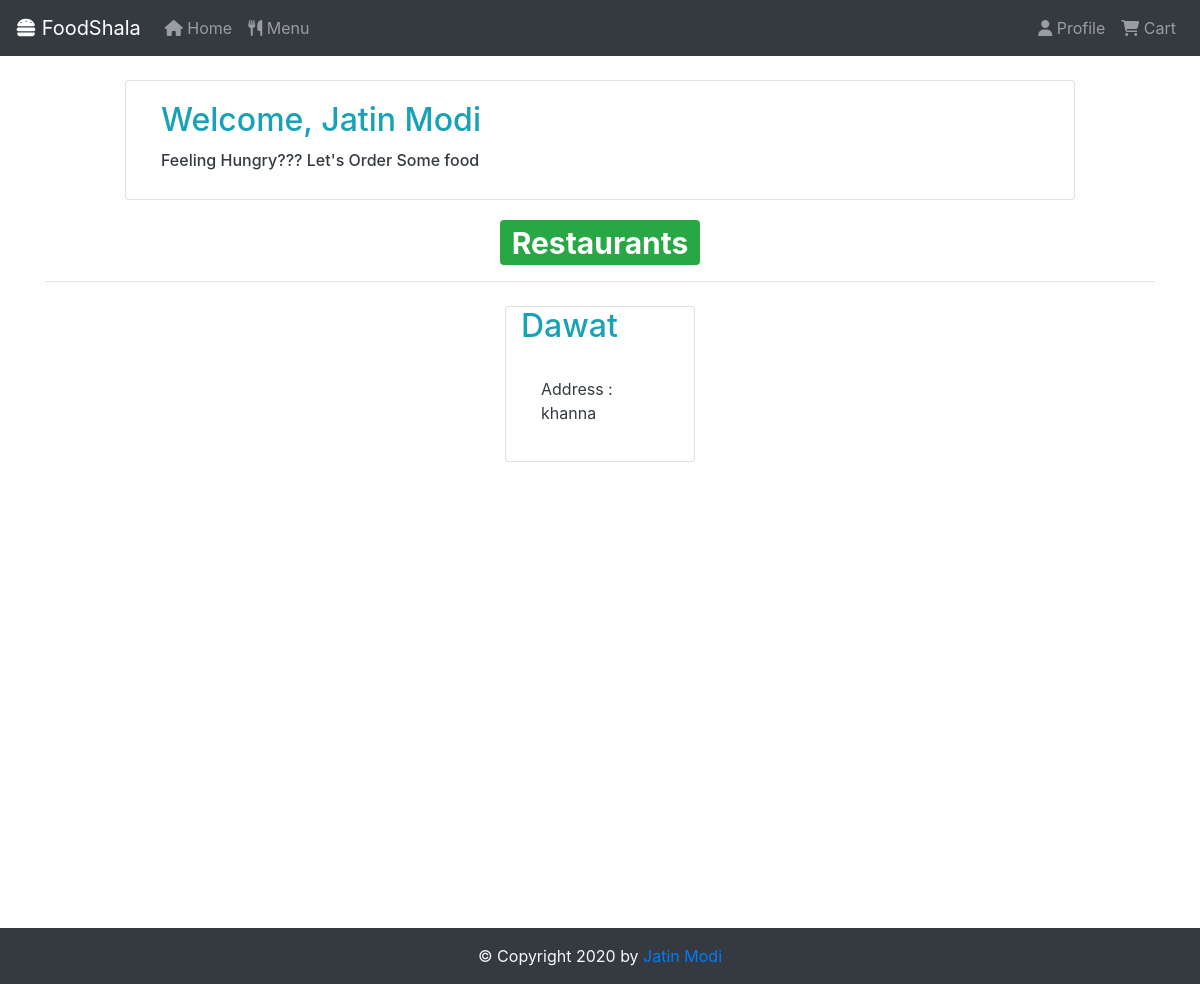
/home (signed in), run on an earlier commit of the app's database.
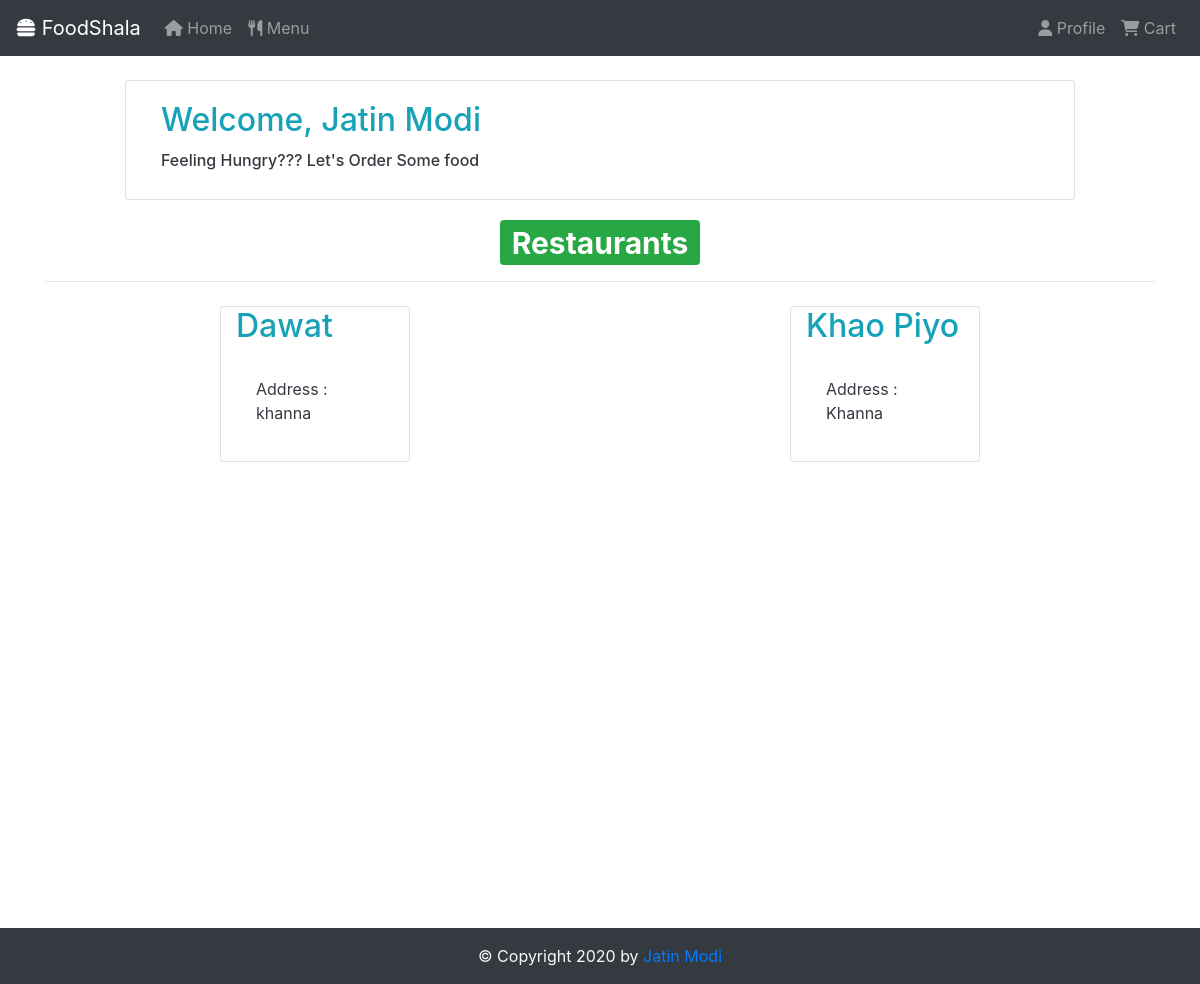
And on a later commit of the database.
### app.py (models this page shows)
class Restaurants(db.Model):
	__tablename__ = 'restaurants'
	id = db.Column(db.Integer,primary_key=True)
	name = db.Column(db.String)
	ownerFirstName = db.Column(db.String)
	ownerLastName = db.Column(db.String)
	email = db.Column(db.String)
	address = db.Column(db.String)
	password = db.Column(db.String)
	mobile = db.Column(db.String)

### app.py (the view)
@app.route("/home")
def home():
	if checkSession():
		user = Users.query.filter_by(email=session['email']).first()
		restaurants = Restaurants.query.all()
		return render_template("home.html",user=user,restaurants=restaurants)
	return redirect("/customerlogin")

### app.py (called while the page is built)
def checkSession():
	if 'email' in session:
		return True
	return False

### templates/home.html
{% include "header.html" %}
<div class="container" style="min-height: 100vh;position: relative;"">
	<div class="row mt-4">
		<div class="card col-10 offset-1">
  			<div class="card-body">
    			<h2 class="card-title text-info text-capitalize">Welcome, {{user.firstName}} {{user.lastName}}</h2>
				<a href="/menu"><h6 class="text-dark">Feeling Hungry??? Let's Order Some food</h6></a>
			</div>
		</div>
	</div>
	<h1 class="mt-3 text-center font-weight-bold"><span class="badge badge-success">Restaurants</span></h1><hr>
	<div class="row mt-4">
		{% for x in restaurants %}
			<div class="card col-2 mx-auto"  onmouseover="this.style.backgroundColor='grey'" onmouseout="this.style.backgroundColor='white'">
				<a href="/restaurant/{{ x.id }}" style="text-decoration: none;">
				<h2 class="card-title text-info text-capitalize">{{ x.name }}</h2>
	  			<div class="card-body text-dark">
	    			<p>Address : {{ x.address }}</p>
				</div>
			</a>
			</div>
		{% endfor %}
	</div>
</div>
{% include "footer.html" %}

What changed in the data, as far as the page shows it:
added Restaurants: name "Khao Piyo", address "Khanna"
